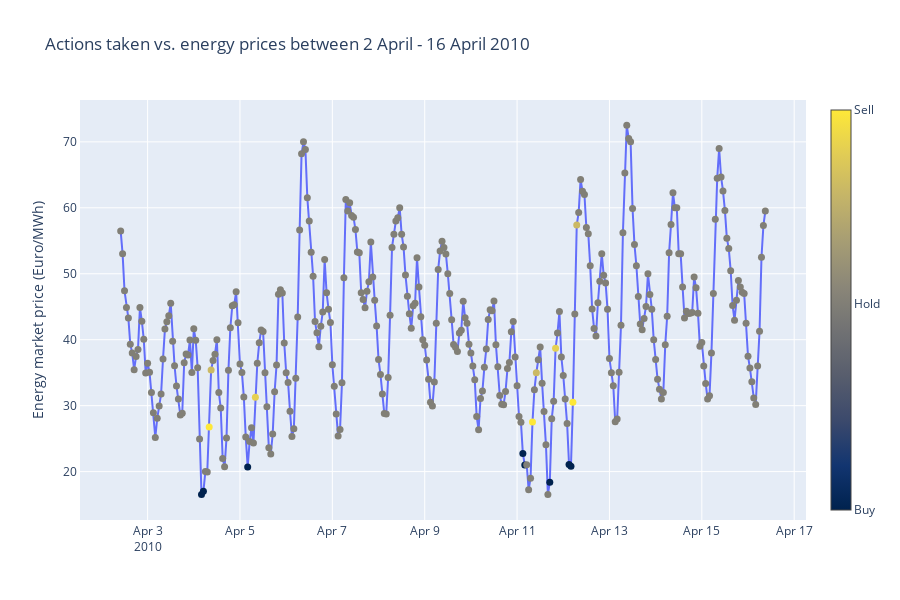
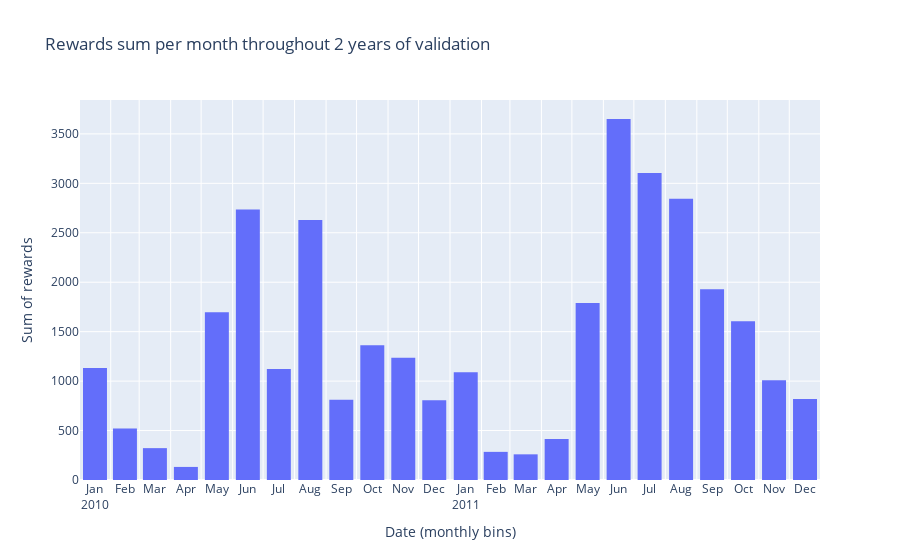
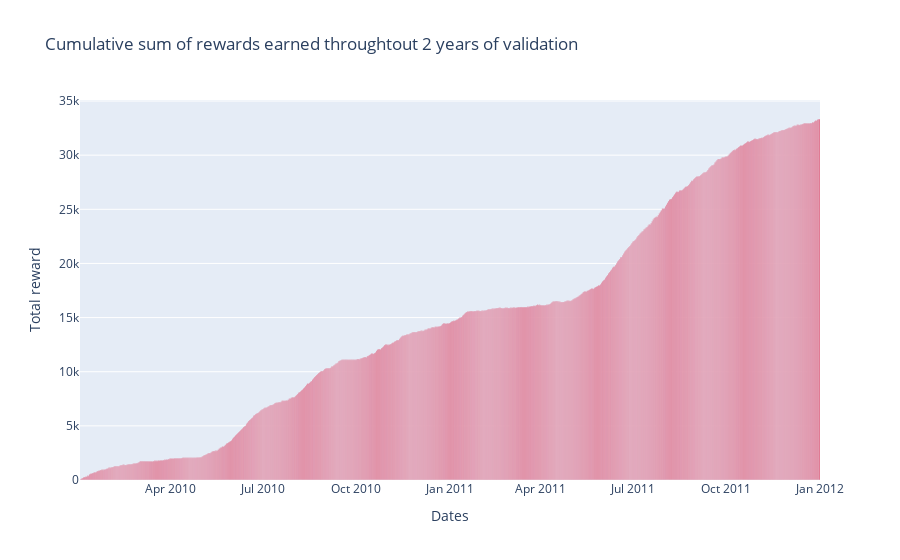

The code cell stored with these charts, in order, in its notebook:
### Markdown cell above
## Results on archived_results/baseline_result_old(discrete).txt

### Code cell
val=load_validation_results('archived_results/baseline_result_old(discrete).txt')
buy_sell_hodl_plot(val, 14)
reward_sum_monthly_plot(val)
cumsum_plot(val, False)

### Figure 1 — Plotly figure (JSON) as saved in the notebook; plotly's stock layout.template omitted (floating-point values rounded to 4 significant figures; data arrays with more than 128 entries replaced by an {"elided": "..."} marker saying what was removed)
{"data": [{"marker": {"color": {"elided": "336 float values"}, "colorbar": {"thickness": 20, "ticktext": ["Sell", "Hold", "Buy"], "tickvals": [1.324, 0, -1.413]}, "colorscale": [[0, "#00224e"], [0.1111, "#123570"], [0.2222, "#3b496c"], [0.3333, "#575d6d"], [0.4444, "#707173"], [0.5556, "#8a8678"], [0.6667, "#a59c74"], [0.7778, "#c3b369"], [0.8889, "#e1cc55"], [1, "#fee838"]], "size": 7}, "mode": "lines+markers", "type": "scatter", "uid": "1dd420dc-8bd7-4b39-9a61-8fbea0a87063", "x": {"elided": "336 str values"}, "y": {"elided": "336 float values"}}], "layout": {"height": 600, "hovermode": "closest", "showlegend": false, "title": {"text": "Actions taken vs. energy prices between 2 April - 16 April 2010"}, "width": 900, "xaxis": {"mirror": true, "showline": true, "zeroline": false}, "yaxis": {"mirror": true, "showline": true, "title": {"text": "Energy market price (Euro/MWh)"}, "zeroline": false}}}

### Figure 2 — Plotly figure (JSON) as saved in the notebook; plotly's stock layout.template omitted (floating-point values rounded to 4 significant figures; data arrays with more than 128 entries replaced by an {"elided": "..."} marker saying what was removed)
{"data": [{"alignmentgroup": "True", "bingroup": "x", "histfunc": "sum", "hovertemplate": "time=%{x}<br>sum of reward_unscaled=%{y}<extra></extra>", "legendgroup": "", "marker": {"color": "#636efa", "pattern": {"shape": ""}}, "name": "", "offsetgroup": "", "orientation": "v", "showlegend": false, "type": "histogram", "x": {"elided": "17519 str values"}, "xaxis": "x", "xbins": {"size": "M1"}, "y": {"elided": "17519 float values"}, "yaxis": "y"}], "layout": {"bargap": 0.2, "barmode": "relative", "legend": {"tracegroupgap": 0}, "title": {"text": "Rewards sum per month throughout 2 years of validation "}, "xaxis": {"anchor": "y", "domain": [0, 1], "dtick": "M1", "showgrid": true, "tickformat": "%b\n%Y", "ticklabelmode": "period", "title": {"text": "Date (monthly bins)"}}, "yaxis": {"anchor": "x", "domain": [0, 1], "title": {"text": "Sum of rewards"}}}}

### Figure 3 — Plotly figure (JSON) as saved in the notebook; plotly's stock layout.template omitted (floating-point values rounded to 4 significant figures; data arrays with more than 128 entries replaced by an {"elided": "..."} marker saying what was removed)
{"data": [{"alignmentgroup": "True", "hovertemplate": "Dates=%{x}<br>Total reward=%{y}<extra></extra>", "legendgroup": "", "marker": {"color": "crimson", "pattern": {"shape": ""}}, "name": "", "offsetgroup": "", "orientation": "v", "showlegend": false, "textposition": "auto", "type": "bar", "x": {"elided": "730 str values"}, "xaxis": "x", "y": {"elided": "730 float values"}, "yaxis": "y"}], "layout": {"bargap": 0.02, "barmode": "relative", "legend": {"tracegroupgap": 0}, "title": {"text": "Cumulative sum of rewards earned throughtout 2 years of validation"}, "xaxis": {"anchor": "y", "domain": [0, 1], "title": {"text": "Dates"}}, "yaxis": {"anchor": "x", "domain": [0, 1], "title": {"text": "Total reward"}}}}
